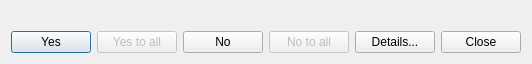
<?xml version="1.0" encoding="UTF-8"?>
<ui version="4.0">
 <class>ProjectChangedExternDialog</class>
 <widget class="QDialog" name="ProjectChangedExternDialog">
  <property name="geometry">
   <rect>
    <x>0</x>
    <y>0</y>
    <width>530</width>
    <height>62</height>
   </rect>
  </property>
  <property name="windowTitle">
   <string>Dialog</string>
  </property>
  <layout class="QVBoxLayout" name="verticalLayout">
   <item>
    <widget class="QLabel" name="dialogLabel">
     <property name="lineWidth">
      <number>2</number>
     </property>
     <property name="text">
      <string/>
     </property>
    </widget>
   </item>
   <item>
    <layout class="QHBoxLayout" name="horizontalLayout">
     <item>
      <widget class="QPushButton" name="pushButtonYes">
       <property name="toolTip">
        <string/>
       </property>
       <property name="text">
        <string>Yes</string>
       </property>
      </widget>
     </item>
     <item>
      <widget class="QPushButton" name="pushButtonYesToAll">
       <property name="enabled">
        <bool>false</bool>
       </property>
       <property name="toolTip">
        <string/>
       </property>
       <property name="text">
        <string>Yes to all</string>
       </property>
      </widget>
     </item>
     <item>
      <widget class="QPushButton" name="pushButtonNo">
       <property name="toolTip">
        <string/>
       </property>
       <property name="text">
        <string>No</string>
       </property>
      </widget>
     </item>
     <item>
      <widget class="QPushButton" name="pushButtonNoToAll">
       <property name="enabled">
        <bool>false</bool>
       </property>
       <property name="toolTip">
        <string/>
       </property>
       <property name="text">
        <string>No to all</string>
       </property>
      </widget>
     </item>
     <item>
      <widget class="QPushButton" name="pushButtonDetails">
       <property name="text">
        <string>Details...</string>
       </property>
       <property name="checkable">
        <bool>true</bool>
       </property>
      </widget>
     </item>
     <item>
      <widget class="QPushButton" name="pushButtonClose">
       <property name="toolTip">
        <string/>
       </property>
       <property name="text">
        <string>Close</string>
       </property>
      </widget>
     </item>
    </layout>
   </item>
  </layout>
 </widget>
 <resources/>
 <connections>
  <connection>
   <sender>pushButtonClose</sender>
   <signal>clicked()</signal>
   <receiver>ProjectChangedExternDialog</receiver>
   <slot>reject()</slot>
   <hints>
    <hint type="sourcelabel">
     <x>774</x>
     <y>129</y>
    </hint>
    <hint type="destinationlabel">
     <x>433</x>
     <y>88</y>
    </hint>
   </hints>
  </connection>
  <connection>
   <sender>pushButtonNo</sender>
   <signal>clicked()</signal>
   <receiver>ProjectChangedExternDialog</receiver>
   <slot>accept()</slot>
   <hints>
    <hint type="sourcelabel">
     <x>433</x>
     <y>129</y>
    </hint>
    <hint type="destinationlabel">
     <x>433</x>
     <y>88</y>
    </hint>
   </hints>
  </connection>
  <connection>
   <sender>pushButtonNoToAll</sender>
   <signal>clicked()</signal>
   <receiver>ProjectChangedExternDialog</receiver>
   <slot>accept()</slot>
   <hints>
    <hint type="sourcelabel">
     <x>603</x>
     <y>129</y>
    </hint>
    <hint type="destinationlabel">
     <x>433</x>
     <y>88</y>
    </hint>
   </hints>
  </connection>
  <connection>
   <sender>pushButtonYes</sender>
   <signal>clicked()</signal>
   <receiver>ProjectChangedExternDialog</receiver>
   <slot>accept()</slot>
   <hints>
    <hint type="sourcelabel">
     <x>92</x>
     <y>129</y>
    </hint>
    <hint type="destinationlabel">
     <x>433</x>
     <y>88</y>
    </hint>
   </hints>
  </connection>
  <connection>
   <sender>pushButtonYesToAll</sender>
   <signal>clicked()</signal>
   <receiver>ProjectChangedExternDialog</receiver>
   <slot>accept()</slot>
   <hints>
    <hint type="sourcelabel">
     <x>262</x>
     <y>129</y>
    </hint>
    <hint type="destinationlabel">
     <x>433</x>
     <y>88</y>
    </hint>
   </hints>
  </connection>
  <connection>
   <sender>pushButtonDetails</sender>
   <signal>toggled(bool)</signal>
   <receiver>ProjectChangedExternDialog</receiver>
   <slot>onShowDetails(bool)</slot>
   <hints>
    <hint type="sourcelabel">
     <x>393</x>
     <y>40</y>
    </hint>
    <hint type="destinationlabel">
     <x>264</x>
     <y>30</y>
    </hint>
   </hints>
  </connection>
 </connections>
 <slots>
  <slot>onShowDetails(bool)</slot>
 </slots>
</ui>
